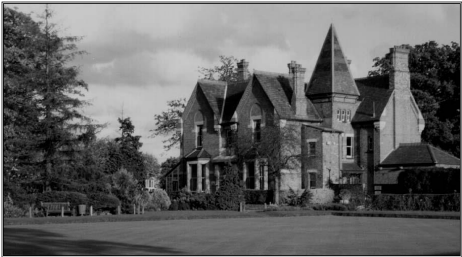
#> input picture equalizacao/image.png, 462 x 257 px
$ python equalizacao.py
#> lines starting #> are read from the running program, lines starting #| are printed output that depends on the picture
import numpy as np
import matplotlib.pyplot as plt
import cv2

#carregar a imagem em escala de cinza
imagem = cv2.imread('image.png', cv2.IMREAD_GRAYSCALE)
#> imagem is the input picture: shape (257, 462); min 0, max 255, mean 99.2

#calcular o histograma da imagem é gerado contando quantos pixels há em cada nível de intensidade 0 a 255
histograma, _ = np.histogram(imagem.flatten(), bins=256, range=[0, 256])
#> histograma = 256 values, max 1544 at index 175, min 0 at index 202, mean 463.8

#(é a soma acumulada dos valores no histograma. para cada nível de intensidade, a proporção de pixels que têm intensidade menor ou igual àquela. Ela acumula os valores do histograma.)
cdf = histograma.cumsum()
#> cdf = 256 values from 1096 to 118734

#(permite que redistribuamos os pixels de modo que as áreas escuras e claras sejam mais equilibradas.)
cdf_normalizado = cdf * (255 / cdf[-1])
#> cdf_normalizado = 256 values from 2.35 to 255

# mapeamento de intensidades baseado na CDF (os pixels originais da imagem são mapeados para novas intensidades, ajustando o contraste)
imagem_equalizada = np.interp(imagem.flatten(), np.arange(0, 256), cdf_normalizado)

# Reshape a imagem de volta para seu formato original
imagem_equalizada = imagem_equalizada.reshape(imagem.shape).astype(np.uint8)
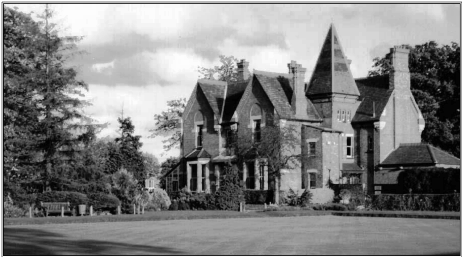
#> imagem_equalizada: shape (257, 462); min 2, max 255, mean 127.8

# Exibir a imagem original e a imagem equalizada
plt.figure(figsize=(10, 5))

# Imagem original
plt.subplot(1, 2, 1)
plt.imshow(imagem, cmap='gray')
plt.title('Imagem Original')
plt.axis('off')

# Imagem equalizada
plt.subplot(1, 2, 2)
plt.imshow(imagem_equalizada, cmap='gray')
plt.title('Imagem Equalizada')
plt.axis('off')

plt.show()
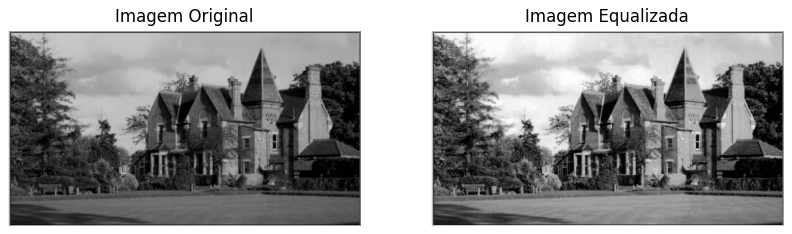
#> figure drawn by matplotlib, 2 panels
